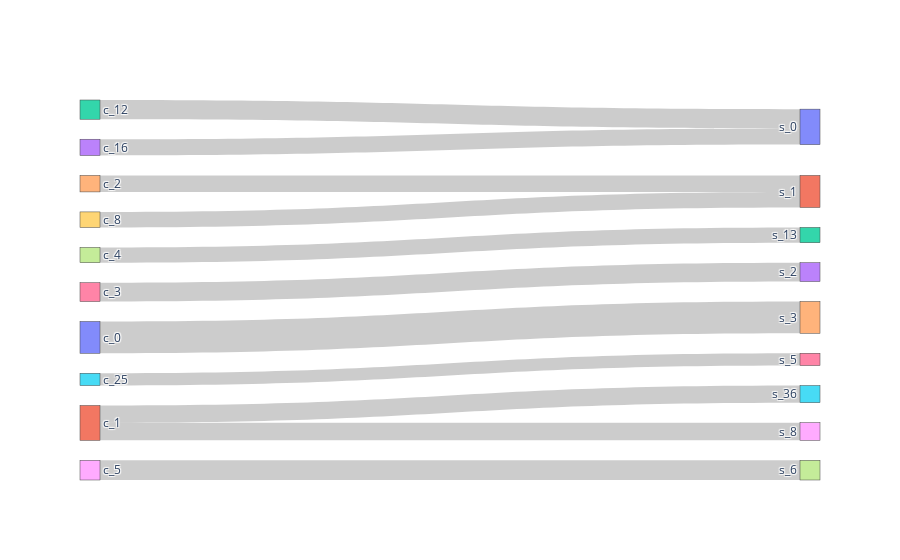

This figure's notebook cell:
### Code cell
import plotly.graph_objects as go

df_topics = pd.read_json(os.path.join(path_dataset, 'topics.json'))
df_topics = df_topics[df_topics['Solution_topic'] > -1]

# as if we assign the topic id as the label
label_challenge_original = df_topics['Challenge_topic'].unique().tolist()
label_challenge_refined = [f'c_{label}' for label in label_challenge_original]
label_challenge_map = dict(
    zip(label_challenge_original, label_challenge_refined))

label_solution_original = df_topics['Solution_topic'].unique().tolist()
label_solution_refined = [f's_{label}' for label in label_solution_original]
label_solution_map = dict(zip(label_solution_original, label_solution_refined))

df_topics = df_topics.replace(
    {'Challenge_topic': label_challenge_map, 'Solution_topic': label_solution_map})

categories = ['Challenge_topic', 'Solution_topic']
df_topics = df_topics.groupby(categories).size().reset_index(name='value')
df_topics = df_topics[df_topics['value'] > 50]

newDf = pd.DataFrame()
for i in range(len(categories)-1):
    tempDf = df_topics[[categories[i], categories[i+1], 'value']]
    tempDf.columns = ['source', 'target', 'value']
    newDf = pd.concat([newDf, tempDf])
newDf = newDf.groupby(['source', 'target']).agg({'value': 'sum'}).reset_index()

label = list(np.unique(df_topics[categories].values))
source = newDf['source'].apply(lambda x: label.index(x))
target = newDf['target'].apply(lambda x: label.index(x))
value = newDf['value']

link = dict(source=source, target=target, value=value)
node = dict(label=label)
data = go.Sankey(link=link, node=node)

fig = go.Figure(data)
fig.show()

### Figure 1 — Plotly figure (JSON) as saved in the notebook; plotly's stock layout.template omitted (floating-point values rounded to 4 significant figures)
{"data": [{"link": {"source": [0, 1, 1, 2, 3, 4, 5, 6, 7, 8, 9], "target": [14, 15, 18, 10, 10, 11, 16, 13, 12, 17, 11], "value": [137, 74, 76, 83, 70, 71, 53, 81, 66, 85, 67]}, "node": {"label": ["c_0", "c_1", "c_12", "c_16", "c_2", "c_25", "c_3", "c_4", "c_5", "c_8", "s_0", "s_1", "s_13", "s_2", "s_3", "s_36", "s_5", "s_6", "s_8"]}, "type": "sankey"}], "layout": {}}
